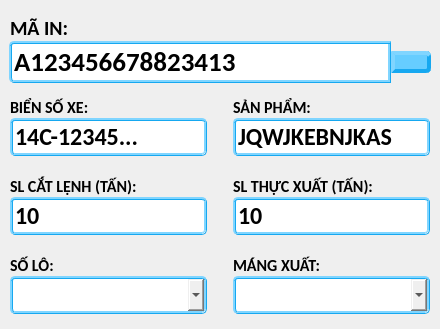
              <widget class="QWidget" name="widget_63" native="true">
               <property name="styleSheet">
                <string notr="true">#txtBienSoXe3, #txtSanPham3, #txtSLCatLenh3, #txtSLThucXuat3, #txtSoLo3, #txtMangXuat3 {
	border: 3px ridge #16a8f0;
	border-radius: 5px;
}</string>
               </property>
               <layout class="QVBoxLayout" name="verticalLayout_43" stretch="30,23,23,23">
                <property name="spacing">
                 <number>0</number>
                </property>
                <property name="leftMargin">
                 <number>0</number>
                </property>
                <property name="topMargin">
                 <number>5</number>
                </property>
                <property name="rightMargin">
                 <number>0</number>
                </property>
                <property name="bottomMargin">
                 <number>5</number>
                </property>
                <item>
                 <widget class="QWidget" name="widget_64" native="true">
                  <property name="styleSheet">
                   <string notr="true">#btnSearchMaIn3 {
	border-top-right-radius: 5px;
	border-bottom-right-radius: 5px;
	border-right: 4px outset  #16a8f0;
	border-left: 4px outset  #16a8f0;
	border-top:4px outset  #16a8f0;
	border-bottom: 4px outset  #16a8f0;
	background-color: #66cdff;
	color: #fff;
}

#txtMaIn3 {
	border-top-left-radius: 5px;
	border-bottom-left-radius: 5px;
	border: 3px ridge #16a8f0;
}
</string>
                  </property>
                  <layout class="QVBoxLayout" name="verticalLayout_44" stretch="35,65">
                   <property name="spacing">
                    <number>0</number>
                   </property>
                   <property name="leftMargin">
                    <number>0</number>
                   </property>
                   <property name="topMargin">
                    <number>0</number>
                   </property>
                   <property name="rightMargin">
                    <number>0</number>
                   </property>
                   <property name="bottomMargin">
                    <number>0</number>
                   </property>
                   <item>
                    <widget class="QWidget" name="widget_65" native="true">
                     <layout class="QVBoxLayout" name="verticalLayout_45">
                      <property name="leftMargin">
                       <number>10</number>
                      </property>
                      <property name="topMargin">
                       <number>10</number>
                      </property>
                      <property name="rightMargin">
                       <number>0</number>
                      </property>
                      <property name="bottomMargin">
                       <number>0</number>
                      </property>
                      <item>
                       <widget class="QLabel" name="label_24">
                        <property name="font">
                         <font>
                          <family>Calibri</family>
                          <pointsize>15</pointsize>
                          <weight>75</weight>
                          <bold>true</bold>
                         </font>
                        </property>
                        <property name="text">
                         <string>MÃ IN:</string>
                        </property>
                        <property name="margin">
                         <number>0</number>
                        </property>
                       </widget>
                      </item>
                     </layout>
                    </widget>
                   </item>
                   <item>
                    <widget class="QWidget" name="widget_66" native="true">
                     <layout class="QHBoxLayout" name="horizontalLayout_22">
                      <property name="spacing">
                       <number>0</number>
                      </property>
                      <property name="topMargin">
                       <number>0</number>
                      </property>
                      <property name="rightMargin">
                       <number>9</number>
                      </property>
                      <property name="bottomMargin">
                       <number>9</number>
                      </property>
                      <item>
                       <widget class="QLineEdit" name="txtMaIn3">
                        <property name="maximumSize">
                         <size>
                          <width>16777215</width>
                          <height>16777215</height>
                         </size>
                        </property>
                        <property name="font">
                         <font>
                          <family>Calibri</family>
                          <pointsize>20</pointsize>
                          <weight>75</weight>
                          <bold>true</bold>
                         </font>
                        </property>
                        <property name="text">
                         <string>A123456678823413</string>
                        </property>
                       </widget>
                      </item>
                      <item>
                       <widget class="QPushButton" name="btnSearchMaIn3">
                        <property name="cursor">
                         <cursorShape>PointingHandCursor</cursorShape>
                        </property>
                        <property name="text">
                         <string/>
                        </property>
                        <property name="icon">
                         <iconset>
                          <normaloff>assets/loupe.png</normaloff>assets/loupe.png</iconset>
                        </property>
                        <property name="iconSize">
                         <size>
                          <width>33</width>
                          <height>33</height>
                         </size>
                        </property>
                        <property name="autoRepeat">
                         <bool>false</bool>
                        </property>
                       </widget>
                      </item>
                     </layout>
                    </widget>
                   </item>
                  </layout>
                 </widget>
                </item>
                <item>
                 <widget class="QWidget" name="widget_67" native="true">
                  <layout class="QHBoxLayout" name="horizontalLayout_23" stretch="1,1">
                   <property name="leftMargin">
                    <number>0</number>
                   </property>
                   <property name="topMargin">
                    <number>0</number>
                   </property>
                   <property name="rightMargin">
                    <number>0</number>
                   </property>
                   <property name="bottomMargin">
                    <number>0</number>
                   </property>
                   <item>
                    <widget class="QWidget" name="widget_68" native="true">
                     <layout class="QVBoxLayout" name="verticalLayout_46" stretch="1,1">
                      <property name="spacing">
                       <number>0</number>
                      </property>
                      <property name="leftMargin">
                       <number>10</number>
                      </property>
                      <property name="topMargin">
                       <number>5</number>
                      </property>
                      <property name="rightMargin">
                       <number>10</number>
                      </property>
                      <property name="bottomMargin">
                       <number>15</number>
                      </property>
                      <item>
                       <widget class="QLabel" name="label_25">
                        <property name="font">
                         <font>
                          <family>Calibri</family>
                          <pointsize>12</pointsize>
                          <weight>75</weight>
                          <bold>true</bold>
                         </font>
                        </property>
                        <property name="text">
                         <string>BIỂN SỐ XE:</string>
                        </property>
                       </widget>
                      </item>
                      <item>
                       <widget class="QLineEdit" name="txtBienSoXe3">
                        <property name="enabled">
                         <bool>true</bool>
                        </property>
                        <property name="font">
                         <font>
                          <family>Calibri</family>
                          <pointsize>18</pointsize>
                          <weight>75</weight>
                          <bold>true</bold>
                         </font>
                        </property>
                        <property name="text">
                         <string>14C-12345...</string>
                        </property>
                        <property name="readOnly">
                         <bool>true</bool>
                        </property>
                       </widget>
                      </item>
                     </layout>
                    </widget>
                   </item>
                   <item>
                    <widget class="QWidget" name="widget_69" native="true">
                     <layout class="QVBoxLayout" name="verticalLayout_47" stretch="1,1">
                      <property name="spacing">
                       <number>0</number>
                      </property>
                      <property name="leftMargin">
                       <number>10</number>
                      </property>
                      <property name="topMargin">
                       <number>5</number>
                      </property>
                      <property name="rightMargin">
                       <number>10</number>
                      </property>
                      <property name="bottomMargin">
                       <number>15</number>
                      </property>
                      <item>
                       <widget class="QLabel" name="label_26">
                        <property name="font">
                         <font>
                          <family>Calibri</family>
                          <pointsize>12</pointsize>
                          <weight>75</weight>
                          <bold>true</bold>
                         </font>
                        </property>
                        <property name="text">
                         <string>SẢN PHẨM:</string>
                        </property>
                       </widget>
                      </item>
                      <item>
                       <widget class="QLineEdit" name="txtSanPham3">
                        <property name="enabled">
                         <bool>true</bool>
                        </property>
                        <property name="font">
                         <font>
                          <family>Calibri</family>
                          <pointsize>18</pointsize>
                          <weight>75</weight>
                          <bold>true</bold>
                         </font>
                        </property>
                        <property name="text">
                         <string>JQWJKEBNJKAS</string>
                        </property>
                        <property name="readOnly">
                         <bool>true</bool>
                        </property>
                       </widget>
                      </item>
                     </layout>
                    </widget>
                   </item>
                  </layout>
                 </widget>
                </item>
                <item>
                 <widget class="QWidget" name="widget_70" native="true">
                  <layout class="QHBoxLayout" name="horizontalLayout_24">
                   <property name="leftMargin">
                    <number>0</number>
                   </property>
                   <property name="topMargin">
                    <number>0</number>
                   </property>
                   <property name="rightMargin">
                    <number>0</number>
                   </property>
                   <property name="bottomMargin">
                    <number>0</number>
                   </property>
                   <item>
                    <widget class="QWidget" name="widget_71" native="true">
                     <layout class="QHBoxLayout" name="horizontalLayout_25" stretch="1,1">
                      <property name="leftMargin">
                       <number>0</number>
                      </property>
                      <property name="topMargin">
                       <number>0</number>
                      </property>
                      <property name="rightMargin">
                       <number>0</number>
                      </property>
                      <property name="bottomMargin">
                       <number>0</number>
                      </property>
                      <item>
                       <widget class="QWidget" name="widget_72" native="true">
                        <layout class="QVBoxLayout" name="verticalLayout_48" stretch="1,1">
                         <property name="spacing">
                          <number>0</number>
                         </property>
                         <property name="leftMargin">
                          <number>10</number>
                         </property>
                         <property name="topMargin">
                          <number>5</number>
                         </property>
                         <property name="rightMargin">
                          <number>10</number>
                         </property>
                         <property name="bottomMargin">
                          <number>15</number>
                         </property>
                         <item>
                          <widget class="QLabel" name="label_27">
                           <property name="font">
                            <font>
                             <family>Calibri</family>
                             <pointsize>12</pointsize>
                             <weight>75</weight>
                             <bold>true</bold>
                            </font>
                           </property>
                           <property name="text">
                            <string>SL CẮT LỆNH (TẤN): </string>
                           </property>
                          </widget>
                         </item>
                         <item>
                          <widget class="QLineEdit" name="txtSLCatLenh3">
                           <property name="enabled">
                            <bool>true</bool>
                           </property>
                           <property name="font">
                            <font>
                             <family>Calibri</family>
                             <pointsize>18</pointsize>
                             <weight>75</weight>
                             <bold>true</bold>
                            </font>
                           </property>
                           <property name="text">
                            <string>10</string>
                           </property>
                           <property name="readOnly">
                            <bool>true</bool>
                           </property>
                          </widget>
                         </item>
                        </layout>
                       </widget>
                      </item>
                      <item>
                       <widget class="QWidget" name="widget_73" native="true">
                        <layout class="QVBoxLayout" name="verticalLayout_49" stretch="1,1">
                         <property name="spacing">
                          <number>0</number>
                         </property>
                         <property name="leftMargin">
                          <number>10</number>
                         </property>
                         <property name="topMargin">
                          <number>5</number>
                         </property>
                         <property name="rightMargin">
                          <number>10</number>
                         </property>
                         <property name="bottomMargin">
                          <number>15</number>
                         </property>
                         <item>
                          <widget class="QLabel" name="label_28">
                           <property name="font">
                            <font>
                             <family>Calibri</family>
                             <pointsize>12</pointsize>
                             <weight>75</weight>
                             <bold>true</bold>
                            </font>
                           </property>
                           <property name="text">
                            <string>SL THỰC XUẤT (TẤN): </string>
                           </property>
                          </widget>
                         </item>
                         <item>
                          <widget class="QLineEdit" name="txtSLThucXuat3">
                           <property name="enabled">
                            <bool>true</bool>
                           </property>
                           <property name="font">
                            <font>
                             <family>Calibri</family>
                             <pointsize>18</pointsize>
                             <weight>75</weight>
                             <bold>true</bold>
                            </font>
                           </property>
                           <property name="text">
                            <string>10</string>
                           </property>
                          </widget>
                         </item>
                        </layout>
                       </widget>
                      </item>
                     </layout>
                    </widget>
                   </item>
                  </layout>
                 </widget>
                </item>
                <item>
                 <widget class="QWidget" name="widget_74" native="true">
                  <layout class="QHBoxLayout" name="horizontalLayout_26">
                   <property name="leftMargin">
                    <number>0</number>
                   </property>
                   <property name="topMargin">
                    <number>0</number>
                   </property>
                   <property name="rightMargin">
                    <number>0</number>
                   </property>
                   <property name="bottomMargin">
                    <number>0</number>
                   </property>
                   <item>
                    <widget class="QWidget" name="widget_75" native="true">
                     <layout class="QHBoxLayout" name="horizontalLayout_27" stretch="1,1">
                      <property name="leftMargin">
                       <number>0</number>
                      </property>
                      <property name="topMargin">
                       <number>0</number>
                      </property>
                      <property name="rightMargin">
                       <number>0</number>
                      </property>
                      <property name="bottomMargin">
                       <number>0</number>
                      </property>
                      <item>
                       <widget class="QWidget" name="widget_76" native="true">
                        <layout class="QVBoxLayout" name="verticalLayout_50" stretch="1,0">
                         <property name="spacing">
                          <number>0</number>
                         </property>
                         <property name="leftMargin">
                          <number>10</number>
                         </property>
                         <property name="topMargin">
                          <number>5</number>
                         </property>
                         <property name="rightMargin">
                          <number>10</number>
                         </property>
                         <property name="bottomMargin">
                          <number>10</number>
                         </property>
                         <item>
                          <widget class="QLabel" name="label_29">
                           <property name="font">
                            <font>
                             <family>Calibri</family>
                             <pointsize>12</pointsize>
                             <weight>75</weight>
                             <bold>true</bold>
                            </font>
                           </property>
                           <property name="text">
                            <string>SỐ LÔ:</string>
                           </property>
                          </widget>
                         </item>
                         <item>
                          <widget class="QComboBox" name="txtSoLo3">
                           <property name="font">
                            <font>
                             <family>Calibri</family>
                             <pointsize>18</pointsize>
                             <weight>75</weight>
                             <bold>true</bold>
                            </font>
                           </property>
                           <property name="editable">
                            <bool>false</bool>
                           </property>
                           <property name="currentIndex">
                            <number>-1</number>
                           </property>
                          </widget>
                         </item>
                        </layout>
                       </widget>
                      </item>
                      <item>
                       <widget class="QWidget" name="widget_77" native="true">
                        <layout class="QVBoxLayout" name="verticalLayout_51" stretch="1,0">
                         <property name="spacing">
                          <number>0</number>
                         </property>
                         <property name="leftMargin">
                          <number>10</number>
                         </property>
                         <property name="topMargin">
                          <number>5</number>
                         </property>
                         <property name="rightMargin">
                          <number>10</number>
                         </property>
                         <property name="bottomMargin">
                          <number>10</number>
                         </property>
                         <item>
                          <widget class="QLabel" name="label_30">
                           <property name="font">
                            <font>
                             <family>Calibri</family>
                             <pointsize>12</pointsize>
                             <weight>75</weight>
                             <bold>true</bold>
                            </font>
                           </property>
                           <property name="text">
                            <string>MÁNG XUẤT:</string>
                           </property>
                          </widget>
                         </item>
                         <item>
                          <widget class="QComboBox" name="txtMangXuat3">
                           <property name="font">
                            <font>
                             <family>Calibri</family>
                             <pointsize>18</pointsize>
                             <weight>75</weight>
                             <bold>true</bold>
                            </font>
                           </property>
                           <property name="cursor">
                            <cursorShape>PointingHandCursor</cursorShape>
                           </property>
                           <property name="editable">
                            <bool>false</bool>
                           </property>
                           <property name="currentText">
                            <string/>
                           </property>
                           <property name="currentIndex">
                            <number>-1</number>
                           </property>
                           <property name="iconSize">
                            <size>
                             <width>20</width>
                             <height>20</height>
                            </size>
                           </property>
                           <item>
                            <property name="text">
                             <string>1231233546</string>
                            </property>
                           </item>
                           <item>
                            <property name="text">
                             <string>78696789</string>
                            </property>
                           </item>
                          </widget>
                         </item>
                        </layout>
                       </widget>
                      </item>
                     </layout>
                    </widget>
                   </item>
                  </layout>
                 </widget>
                </item>
               </layout>
              </widget>
